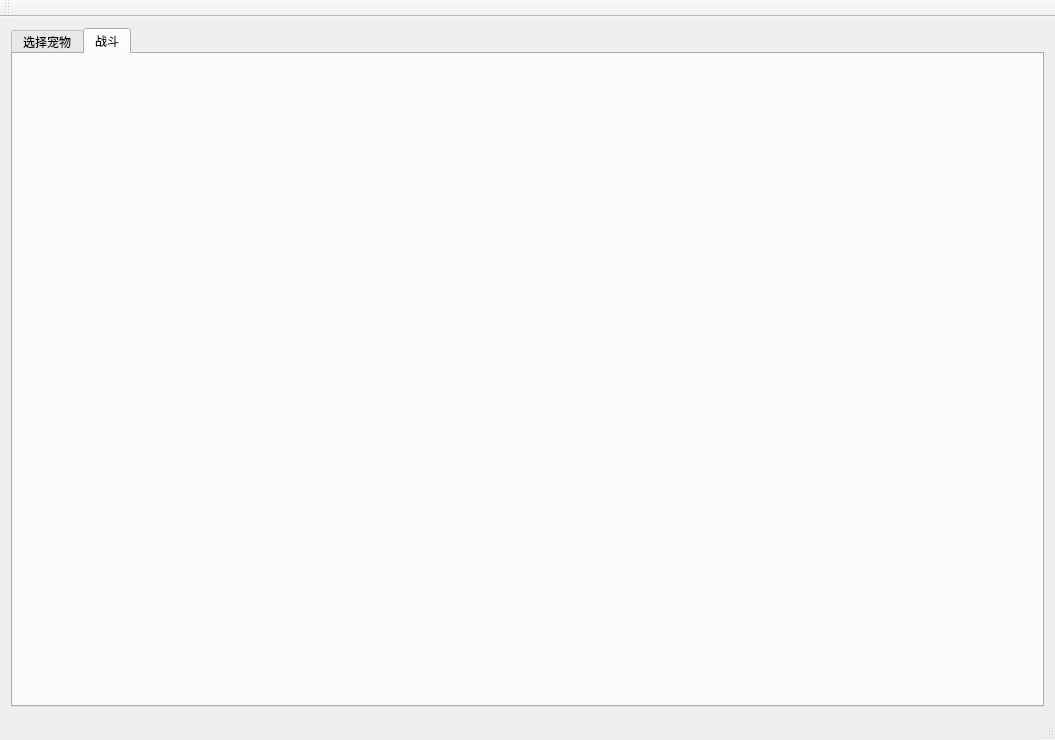
<?xml version="1.0" encoding="UTF-8"?>
<ui version="4.0">
 <class>MainWindow</class>
 <widget class="QMainWindow" name="MainWindow">
  <property name="geometry">
   <rect>
    <x>0</x>
    <y>0</y>
    <width>1055</width>
    <height>740</height>
   </rect>
  </property>
  <property name="windowTitle">
   <string>MainWindow</string>
  </property>
  <widget class="QWidget" name="centralWidget">
   <layout class="QHBoxLayout" name="horizontalLayout">
    <item>
     <widget class="QTabWidget" name="tabWidget">
      <property name="currentIndex">
       <number>1</number>
      </property>
      <widget class="QWidget" name="tab">
       <attribute name="title">
        <string>选择宠物</string>
       </attribute>
       <layout class="QHBoxLayout" name="horizontalLayout_2">
        <item>
         <widget class="SelectPet" name="selectPet" native="true"/>
        </item>
       </layout>
      </widget>
      <widget class="QWidget" name="tab_2">
       <attribute name="title">
        <string>战斗</string>
       </attribute>
       <layout class="QHBoxLayout" name="horizontalLayout_3">
        <item>
         <widget class="Pk" name="pk" native="true"/>
        </item>
       </layout>
      </widget>
     </widget>
    </item>
   </layout>
  </widget>
  <widget class="QMenuBar" name="menuBar">
   <property name="geometry">
    <rect>
     <x>0</x>
     <y>0</y>
     <width>1055</width>
     <height>26</height>
    </rect>
   </property>
  </widget>
  <widget class="QToolBar" name="mainToolBar">
   <attribute name="toolBarArea">
    <enum>TopToolBarArea</enum>
   </attribute>
   <attribute name="toolBarBreak">
    <bool>false</bool>
   </attribute>
  </widget>
  <widget class="QStatusBar" name="statusBar"/>
 </widget>
 <layoutdefault spacing="6" margin="11"/>
 <customwidgets>
  <customwidget>
   <class>SelectPet</class>
   <extends>QWidget</extends>
   <header>selectpet.h</header>
   <container>1</container>
  </customwidget>
  <customwidget>
   <class>Pk</class>
   <extends>QWidget</extends>
   <header>pk.h</header>
   <container>1</container>
  </customwidget>
 </customwidgets>
 <resources/>
 <connections/>
</ui>
